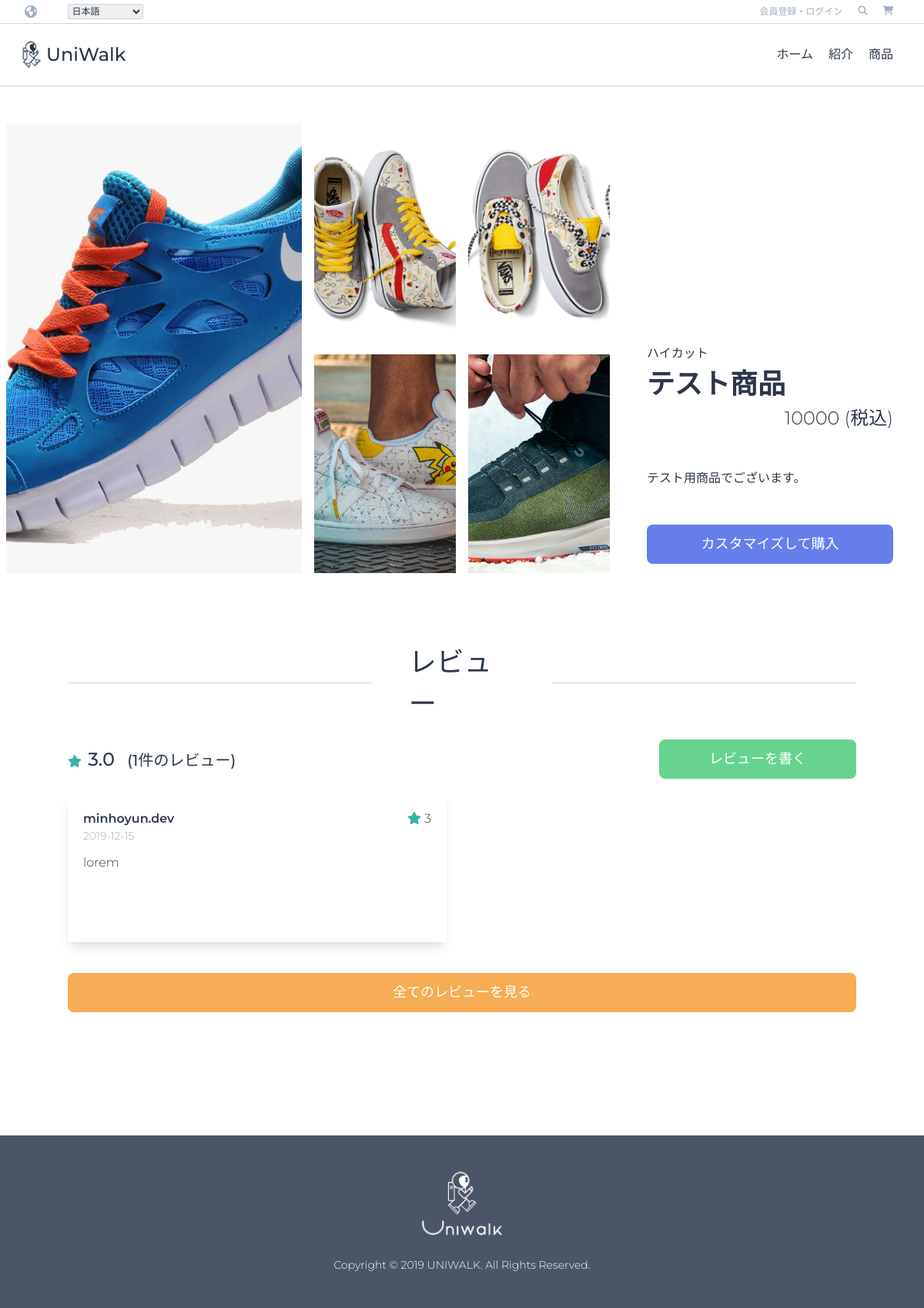
Page /products/2/ on the earlier database version.
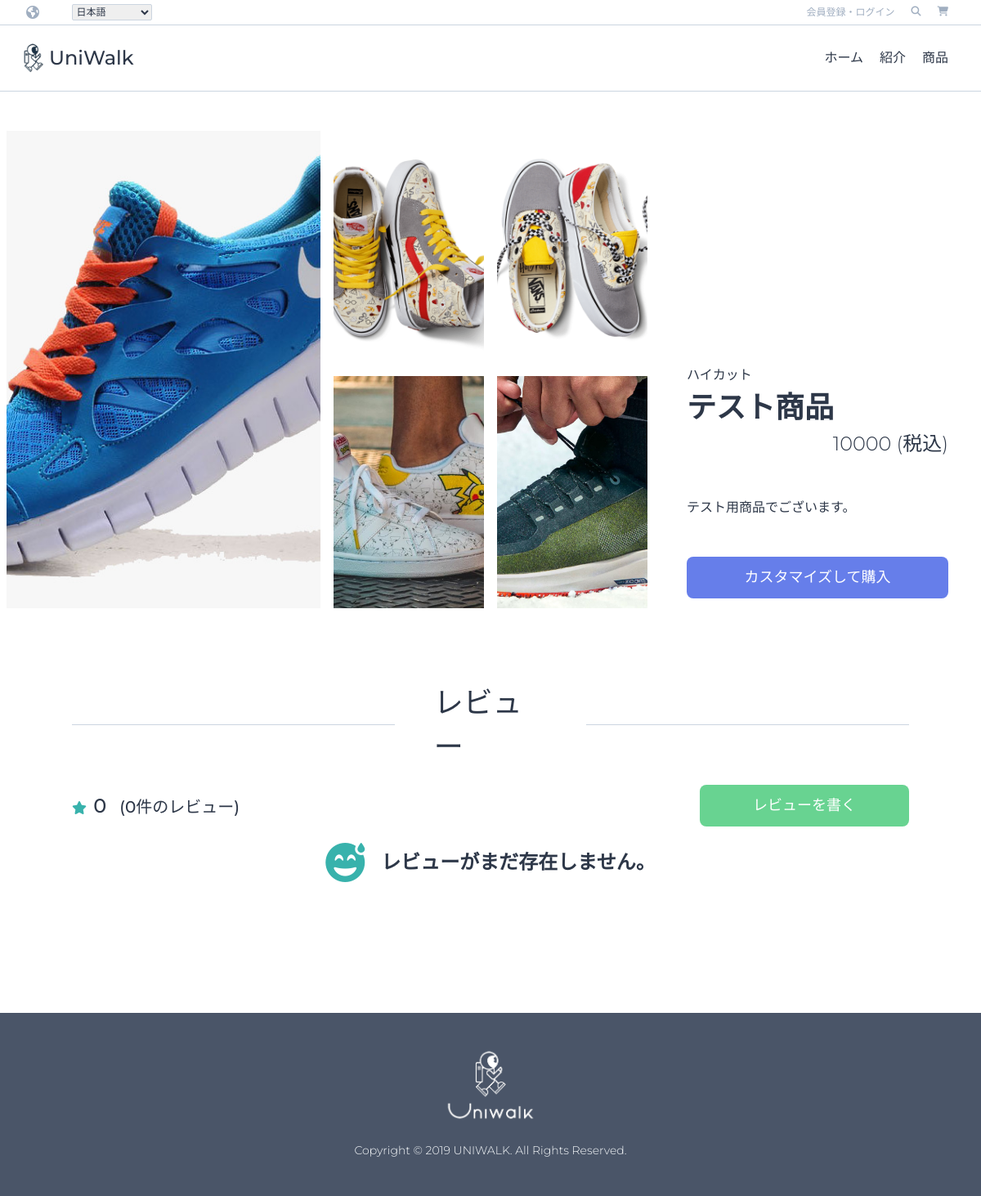
Same page on the later database version.
### products/models.py (models this page shows, shortened)
class Product(core_models.TimeStampedModel):
    name = models.CharField("商品名", max_length=50)
    category = models.ForeignKey(
        "Category",
        verbose_name="商品カテゴリー",
        related_name="product",
        on_delete=models.CASCADE,
    )
    price = models.IntegerField("価格")
    description = models.TextField("詳細説明")
    is_active = models.BooleanField("販売中", null=False, default=True)
    product_code = models.CharField("商品番号", max_length=5)
    def total_rating(self):
        all_reviews = self.reviews.all()
        all_ratings = 0
        if len(all_reviews) > 0:
            for review in all_reviews:
                all_ratings += review.rate
            return round(all_ratings / len(all_reviews), 2)
        return 0
    def first_image(self):
        try:
            (image,) = self.images.all()[:1]
            return image.image.url
        except ValueError:
            return None
    def get_next_four_images(self):
        images = self.images.all()[1:5]
        return images
    class Meta:
        ordering = ("-created",)

class Image(core_models.TimeStampedModel):
    image = models.ImageField("イメージ", upload_to="product_images")
    product = models.ForeignKey(
        "Product", verbose_name="商品", related_name="images", on_delete=models.CASCADE
    )

class Category(core_models.TimeStampedModel):
    product_type = models.CharField("商品タイプ名", max_length=20)
    type_code = models.CharField("タイプコード", max_length=2)
    def __str__(self):
        return self.product_type

### reviews/models.py (models this page shows, shortened)
class Review(core_models.TimeStampedModel):
    product = models.ForeignKey(
        "products.Product",
        verbose_name="商品",
        related_name="reviews",
        on_delete=models.CASCADE,
    )
    user = models.ForeignKey(
        "users.User", verbose_name="ユーザー", on_delete=models.CASCADE
    )
    title = models.CharField("タイトル", max_length=50)
    text = models.TextField("本文")
    rate = models.IntegerField("評点", default=0)
    review_code = models.CharField("レビュー番号", max_length=11, default="test")
    class Meta:
        verbose_name = "レビュー"
        verbose_name_plural = "レビュー"

### users/models.py (models this page shows, shortened)
class User(AbstractUser):
    GENDER_MALE = "M"
    GENDER_FEMALE = "F"
    GENDER_OTHER = "O"
    GENDER_CHOICES = ((GENDER_MALE, "男性"), (GENDER_FEMALE, "女性"), (GENDER_OTHER, "その他"))
    PREF_CHOICES = JP_PREFECTURES
    username = None
    email = models.EmailField(_("メールアドレス"), unique=True)
    first_name_kana = models.CharField(_("名(カナ)"), blank=True, max_length=30)
    last_name_kana = models.CharField(_("姓(カナ)"), blank=True, max_length=150)
    gender = models.CharField(
        _("性別"), blank=True, choices=GENDER_CHOICES, max_length=10
    )
    birthday = models.DateField(_("生年月日"), blank=True, null=True)
    phone_number = PhoneNumberField(_("電話番号"), blank=True, null=True)
    postal_code = JPPostalCodeModelField(blank=True, null=True)
    prefecture = JPPrefectureField(_("都道府県"), blank=True, null=True)
    address_city = models.CharField(_("市区町村番地"), max_length=40, blank=True, null=True)
    address_detail = models.CharField(_("建物名・号室"), max_length=40, blank=True, null=True)
    member_number = models.CharField(
        max_length=40, default=create_member_number, blank=True, null=True
    )
    member_code = models.CharField(_("会員番号"), max_length=40, blank=True, null=True)
    USERNAME_FIELD = "email"
    REQUIRED_FIELDS = []
    objects = CustomUserManager()
    def get_email_name(self):
        return self.email.split("@")[0]

### products/views.py (the view)
# urls.py: path("<int:pk>/", views.ProductDetailView.as_view(), name="detail"),
class ProductDetailView(DetailView):
    model = models.Product
    template_name = "products/product-detail.html"
    def get_context_data(self, **kwargs):
        context = super().get_context_data(**kwargs)
        posts = self.object.reviews.all().order_by("-created")[0:4]
        each = {review.pk: review.text for review in posts}
        context["reviews_text"] = each
        context["rev"] = posts
        return context

### carts/context_processors.py (called while the page is built)
def counter(request):
    item_count = 0
    if "admin" in request.META["PATH_INFO"]:
        return {}
    else:
        try:
            cart = Cart.objects.filter(session_key=_session_key(request))
            cart_items = CartItem.objects.all().filter(cart=cart.first())
            for cart_item in cart_items:
                item_count += cart_item.quantity
        except Cart.DoesNotExist:
            item_count = 0
    return dict(item_count=item_count)

### carts/views.py (called while the page is built)
def _session_key(request):
    cart = request.session.session_key
    if not cart:
        cart = request.session.create()
    return cart

### products/templatetags/js.py (called while the page is built)
@register.filter(is_safe=True)
def js(obj):
    return mark_safe(json.dumps(obj))

### templates/products/product-detail.html (shortened to what this page needs)
{% extends "base.html" %}
{% load i18n js %}
{% block content %}
<div class="container mt-10 max-w-full h-75vh flex mb-20">
    <div class="h-full w-1/3 bg-cover bg-center border-8 border-white"
        style="background-image: url({{product.first_image}});"></div>
    <div class="h-full w-1/3 flex flex-wrap">
        {% for image in product.get_next_four_images %}
        <div style="background-image: url({{image.image.url}});"
            class="w-1/2 h-auto bg-cover bg-center border-8 border-white"></div>
        {% endfor %}
    </div>
    <div class="h-full flex flex-col justify-end w-1/3 px-10 py-5">
        <div>
            <span>{{ product.category }}</span>
            <h2 class="font-semibold text-4xl">{{ product.name }}</h2>
            <div class="text-right text-2xl">{{ product.price }}<span> ({% trans '税込' %})</span></div>
        </div>
        <p class="py-12">
            {{ product.description }}
        </p>
        <a href="{% url 'designs:customize' product.pk %}" class="btn-link">{% trans 'カスタマイズして購入' %}</a>
    </div>
</div>
<div class="container mx-auto pb-40">
    <div class="w-full">
        <div class="mt-10">
            <div class="flex justify-between items-center w-full my-5">
                <div class="h-px w-2/5 bg-gray-400"></div>
                <span class="font-medium text-4xl mx-12">{% trans 'レビュー' %}</span>
                <div class="h-px w-2/5 bg-gray-400"></div>
            </div>
            <div class="flex items-center justify-between">
                <div>
                    <i class="fas fa-star text-teal-500"></i>
                    <span class="ml-1 font-medium text-2xl">{{ product.total_rating }}</span>
                    <span
                        class="ml-3 font-medium text-xl">{% blocktrans with review_count=product.reviews.count %}({{ review_count }}件のレビュー){% endblocktrans %}</span>
                </div>
                <a href="{% url 'reviews:post' product.pk %}"
                    class="w-1/4 btn-link bg-green-400">{% trans 'レビューを書く' %}</a>
            </div>
            {% if rev %}
            <div class="flex flex-wrap -mx-5">
                {% for r in rev %}
                <div class="w-1/2 overflow-hidden p-5">
                    <div id="card-{{ r.pk }}" class="h-48 p-5 rounded shadow-lg overflow-hidden">
                        <div class="flex flex-col mb-3">
                            <div class="flex justify-between">
                                <span class="font-semibold">{{ r.user.get_email_name }}</span>
                                <span class="ml-1"><i class="fas fa-star text-teal-500"></i> {{ r.rate }}</span>
                            </div>
                            <span class="text-sm text-gray-500">{{ r.created|date:'Y-m-d' }}</span>
                        </div>
                        <p id="text-{{ r.pk }}" class="text-justify">{{ r.text|truncatechars:200 }}</p>
                    </div>
                </div>
                {% endfor %}
                <a href="{% url 'reviews:list' product.pk %}"
                    class="btn-link bg-orange-400 mt-5 mx-5">{% trans '全てのレビューを見る' %}</a>
            </div>
            {% else %}
            <p class="flex justify-center items-center mt-5 font-semibold w-full text-center text-2xl">
                <i class="fas fa-grin-beam-sweat fa-2x text-teal-500"></i> <span class="ml-5">レビューがまだ存在しません。</span>
            </p>
            {% endif %}
        </div>
    </div>
</div>
{% endblock %}

### templates/base.html (shortened to what this page needs)
{% load static i18n %}
<!DOCTYPE html>
<html lang="en">
<head>
  <link rel="stylesheet" href="{% static 'css/twemoji-awesome.css' %}">
  <link rel="stylesheet" href="{% static 'css/styles.css' %}" />
</head>
<body class="text-gray-800 mt-24 font-light">
  <header
    class="max-w-full flex items-center justify-between h-28 border-b-2 border-gray-400 fixed bg-white inset-0 z-50">
    {% include "partials/nav.html" %}
  </header>
  <article class="min-h-75vh pt-4">
    {% block content %}
    {% endblock %}
  </article>
  {% include "partials/footer.html" %}
</body>
</html>

### templates/partials/nav.html (shortened to what this page needs)
{% load static i18n %}
<nav class="flex fixed w-full items-center justify-between flex-wrap bg-white h-28">
    <div class="flex w-full border-b border-gray-400 h-8 px-3 justify-between">
        <div class="w-1/2 flex items-center">
            <i class="fas fa-globe-americas text-gray-500 mr-3 ml-5"></i>
            {% get_current_language as LANGUAGE_CODE %}
            {% if LANGUAGE_CODE == 'ja' %}
            <i class="twa-lg twa-japan-flag"></i>
            {% elif LANGUAGE_CODE == 'ko' %}
            <i class="twa-lg twa-korea-south-south-korea-flag"></i>
            {% elif LANGUAGE_CODE == 'id' %}
            <i class="twa-lg twa-indonesia-flag"></i>
            {% elif LANGUAGE_CODE == 'en' %}
            <i class="twa-lg twa-america-island-minor-outlying-united-united-states-us-usa-flag"></i>
            {% elif LANGUAGE_CODE == 'zh-hans' %}
            <i class="twa-lg twa-china-flag"></i>
            {% elif LANGUAGE_CODE == 'pt-br' %}
            <i class="twa-lg twa-brazil-flag"></i>
            {% endif %}
            <select class="w-1/6 h-5 ml-1 text-xs border border-gray-400" id="js-lang">
                <option value="ja" {% if LANGUAGE_CODE == 'ja' %} selected {% endif %} class="text-sm">日本語</option>
            </select>
        </div>
        <div class="w-full block flex-grow lg:flex lg:justify-end lg:items-center lg:w-auto lg:flex-grow px-2">
            {% if user.is_authenticated %}
            <span class="block lg:inline-block lg:mt-0 text-gray-500 mr-5 cursor-pointer">
                <div class="user-btn hover:text-gray-600">
                    <i class="fas fa-user fa-xs"></i>
                    <span class="text-xs">{% trans 'マイアカウント' %}</span>
                </div>
                <div class="dropdown-content border border-gray-400 absolute bg-white w-40 text-center">
                    <a href="{{ user.get_absolute_url }}"
                        class="text-gray-800 block border-b border-gray-300 py-2 hover:text-gray-600">{% trans 'マイページ' %}</a>
                    <a href="{% url 'users:logout' %}"
                        class="text-gray-800 block border-b border-gray-300 py-2 hover:text-gray-600">{% trans 'ログアウト' %}</a>
                    {% if user.is_staff %}
                    <a href="{% url 'admin:index' %}"
                        class="text-gray-800 block py-2 hover:text-gray-600">{% trans '管理者モード' %}</a>
                    {% endif %}
                </div>
            </span>
            {% else %}
            <a href="{% url 'users:login' %}"
                class="block text-xs lg:inline-block lg:mt-0 text-gray-500 hover:text-gray-600 mr-5">
                {% trans '会員登録・ログイン' %}
            </a>
            {% endif %}
            <a href="mycart.html" class="block lg:inline-block lg:mt-0 text-gray-500 hover:text-gray-600 mr-5">
                <i class="fas fa-search fa-xs"></i>
            </a>
            <a href="{% url 'carts:cart' %}"
                class="block lg:inline-block lg:mt-0 text-gray-500 hover:text-gray-600 mr-5">
                <i class="fas fa-shopping-cart fa-xs"></i>
            </a>
        </div>
    </div>
    <div class="flex w-full items-center h-20 px-5">
        <div class="flex items-center flex-shrink-0 text-black mr-6">
            <a href="{% url 'core:home' %}" class="flex items-center"><img src="{% static 'images/logo.png' %}"
                    class="h-10" /><span class="font-medium text-2xl text-gray-800">UniWalk</span></a>
        </div>
        <div class="w-full block flex-grow lg:flex lg:items-center lg:justify-end lg:w-auto lg:flex-grow">
            <a href="{% url 'core:home' %}"
                class="block mt-4 lg:inline-block lg:mt-0 text-gray-800 hover:text-gray-500 mr-5">
                {% trans 'ホーム' %}
            </a>
            <a href="{% url 'core:about' %}"
                class="block mt-4 lg:inline-block lg:mt-0 text-gray-800 hover:text-gray-500 mr-5">
                {% trans '紹介' %}
            </a>
            <a href="{% url 'products:list' %}"
                class="block mt-4 lg:inline-block lg:mt-0 text-gray-800 hover:text-gray-500 mr-5">
                {% trans '商品' %}
            </a>
        </div>
    </div>
</nav>

### templates/partials/footer.html
{% load static %}
<footer>
    <div class="h-56 bg-gray-700 py-10 text-center">
        <img src="{% static 'images/footer-logo.png' %}" class="h-24 mx-auto mb-5">
        <span class="text-gray-100 text-sm">
            Copyright &copy; 2019 UNIWALK. All Rights Reserved.
        </span>
    </div>
</footer>

Differences in the rows shown:
removed Review: user.get_email_name "minhoyun.dev", rate "3", created "2019-12-15", text "lorem"
computed for Product "テスト商品": total_rating "3.0" → "0"; id "(1件のレビュー)" → "(0件のレビュー)"
Other differences:
text no longer shown: "全てのレビューを見る"
text now shown: "レビューがまだ存在しません。"
